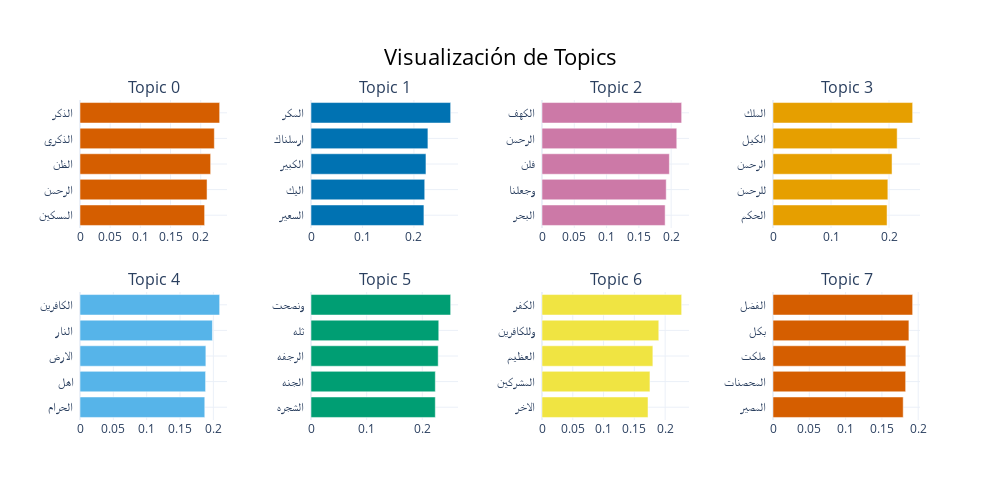

Notebook cell for this chart:
### Markdown cell above
Ahora mostraremos los tópicos de forma interpretable enseñando las palabras más relevantes según c-TF-IDF.

### Code cell
bertopic_ar.visualize_barchart(title="Visualización de Topics")

### Figure 1 — Plotly figure (JSON) as saved in the notebook; plotly's stock layout.template omitted (floating-point values rounded to 4 significant figures)
{"data": [{"marker": {"color": "#D55E00"}, "orientation": "h", "type": "bar", "x": [0.2065, 0.2105, 0.2165, 0.2226, 0.2314], "xaxis": "x", "y": ["المسكين  ", "الرحمن  ", "الظن  ", "الذكري  ", "الذكر  "], "yaxis": "y"}, {"marker": {"color": "#0072B2"}, "orientation": "h", "type": "bar", "x": [0.2194, 0.221, 0.2234, 0.2272, 0.2714], "xaxis": "x2", "y": ["السعير  ", "اليك  ", "الكبير  ", "ارسلناك  ", "المكر  "], "yaxis": "y2"}, {"marker": {"color": "#CC79A7"}, "orientation": "h", "type": "bar", "x": [0.1907, 0.1923, 0.1972, 0.2087, 0.2162], "xaxis": "x3", "y": ["البحر  ", "وجعلنا  ", "فلن  ", "الرحمن  ", "الكهف  "], "yaxis": "y3"}, {"marker": {"color": "#E69F00"}, "orientation": "h", "type": "bar", "x": [0.1966, 0.198, 0.2052, 0.2141, 0.2408], "xaxis": "x4", "y": ["الحكم  ", "للرحمن  ", "الرحمن  ", "الكيل  ", "الملك  "], "yaxis": "y4"}, {"marker": {"color": "#56B4E9"}, "orientation": "h", "type": "bar", "x": [0.1871, 0.1883, 0.1888, 0.1986, 0.2094], "xaxis": "x5", "y": ["الحرام  ", "اهل  ", "الارض  ", "النار  ", "الكافرين  "], "yaxis": "y5"}, {"marker": {"color": "#009E73"}, "orientation": "h", "type": "bar", "x": [0.2233, 0.2234, 0.2285, 0.2296, 0.2509], "xaxis": "x6", "y": ["الشجره  ", "الجنه  ", "الرجفه  ", "ثله  ", "ونصحت  "], "yaxis": "y6"}, {"marker": {"color": "#F0E442"}, "orientation": "h", "type": "bar", "x": [0.1722, 0.1754, 0.1801, 0.1897, 0.2268], "xaxis": "x7", "y": ["الاخر  ", "المشركين  ", "العظيم  ", "وللكافرين  ", "الكفر  "], "yaxis": "y7"}, {"marker": {"color": "#D55E00"}, "orientation": "h", "type": "bar", "x": [0.1793, 0.1827, 0.183, 0.1872, 0.1924], "xaxis": "x8", "y": ["المصير  ", "المحصنات  ", "ملكت  ", "بكل  ", "الفضل  "], "yaxis": "y8"}], "layout": {"annotations": [{"font": {"size": 16}, "showarrow": false, "text": "Topic 0", "x": 0.0875, "xanchor": "center", "xref": "paper", "y": 1, "yanchor": "bottom", "yref": "paper"}, {"font": {"size": 16}, "showarrow": false, "text": "Topic 1", "x": 0.3625, "xanchor": "center", "xref": "paper", "y": 1, "yanchor": "bottom", "yref": "paper"}, {"font": {"size": 16}, "showarrow": false, "text": "Topic 2", "x": 0.6375, "xanchor": "center", "xref": "paper", "y": 1, "yanchor": "bottom", "yref": "paper"}, {"font": {"size": 16}, "showarrow": false, "text": "Topic 3", "x": 0.9125, "xanchor": "center", "xref": "paper", "y": 1, "yanchor": "bottom", "yref": "paper"}, {"font": {"size": 16}, "showarrow": false, "text": "Topic 4", "x": 0.0875, "xanchor": "center", "xref": "paper", "y": 0.4, "yanchor": "bottom", "yref": "paper"}, {"font": {"size": 16}, "showarrow": false, "text": "Topic 5", "x": 0.3625, "xanchor": "center", "xref": "paper", "y": 0.4, "yanchor": "bottom", "yref": "paper"}, {"font": {"size": 16}, "showarrow": false, "text": "Topic 6", "x": 0.6375, "xanchor": "center", "xref": "paper", "y": 0.4, "yanchor": "bottom", "yref": "paper"}, {"font": {"size": 16}, "showarrow": false, "text": "Topic 7", "x": 0.9125, "xanchor": "center", "xref": "paper", "y": 0.4, "yanchor": "bottom", "yref": "paper"}], "height": 500, "hoverlabel": {"bgcolor": "white", "font": {"family": "Rockwell", "size": 16}}, "showlegend": false, "title": {"font": {"color": "Black", "size": 22}, "text": "Visualización de Topics", "x": 0.5, "xanchor": "center", "yanchor": "top"}, "width": 1000, "xaxis": {"anchor": "y", "domain": [0, 0.175], "showgrid": true}, "xaxis2": {"anchor": "y2", "domain": [0.275, 0.45], "showgrid": true}, "xaxis3": {"anchor": "y3", "domain": [0.55, 0.725], "showgrid": true}, "xaxis4": {"anchor": "y4", "domain": [0.825, 1], "showgrid": true}, "xaxis5": {"anchor": "y5", "domain": [0, 0.175], "showgrid": true}, "xaxis6": {"anchor": "y6", "domain": [0.275, 0.45], "showgrid": true}, "xaxis7": {"anchor": "y7", "domain": [0.55, 0.725], "showgrid": true}, "xaxis8": {"anchor": "y8", "domain": [0.825, 1], "showgrid": true}, "yaxis": {"anchor": "x", "domain": [0.6, 1], "showgrid": true}, "yaxis2": {"anchor": "x2", "domain": [0.6, 1], "showgrid": true}, "yaxis3": {"anchor": "x3", "domain": [0.6, 1], "showgrid": true}, "yaxis4": {"anchor": "x4", "domain": [0.6, 1], "showgrid": true}, "yaxis5": {"anchor": "x5", "domain": [0, 0.4], "showgrid": true}, "yaxis6": {"anchor": "x6", "domain": [0, 0.4], "showgrid": true}, "yaxis7": {"anchor": "x7", "domain": [0, 0.4], "showgrid": true}, "yaxis8": {"anchor": "x8", "domain": [0, 0.4], "showgrid": true}}}
